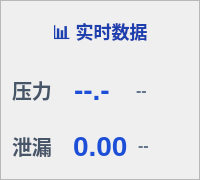
             <widget class="QFrame" name="programPressurePanel">
              <property name="minimumSize">
               <size>
                <width>0</width>
                <height>180</height>
               </size>
              </property>
              <property name="styleSheet">
               <string notr="true">
QFrame#programPressurePanel {
    background: qlineargradient(x1:0, y1:0, x2:0, y2:1, 
        stop:0 #dbeafe, 
        stop:1 #bfdbfe);
    border: 3px solid #60a5fa;
    border-radius: 16px;
    padding: 12px;
}
               </string>
              </property>
              <property name="frameShape">
               <enum>QFrame::StyledPanel</enum>
              </property>
              <layout class="QVBoxLayout" name="programPressurePanelLayout">
               <property name="spacing">
                <number>10</number>
               </property>
               <item>
                <widget class="QLabel" name="realtimeDataTitle">
                 <property name="styleSheet">
                  <string notr="true">font-size: 18px; font-weight: bold; color: #1e40af; background: transparent;</string>
                 </property>
                 <property name="text">
                  <string>📊 实时数据</string>
                 </property>
                 <property name="alignment">
                  <set>Qt::AlignCenter</set>
                 </property>
                </widget>
               </item>
               <item>
                <layout class="QHBoxLayout" name="pressureRowLayout">
                 <item>
                  <widget class="QLabel" name="pressureTitleInline">
                   <property name="styleSheet">
                    <string notr="true">font-weight: bold; color: #475569; font-size: 20px; background: transparent;</string>
                   </property>
                   <property name="text">
                    <string>压力</string>
                   </property>
                  </widget>
                 </item>
                 <item>
                  <widget class="QLabel" name="pressureValueLabel">
                   <property name="styleSheet">
                    <string notr="true">font-size: 28px; font-weight: bold; color: #1d4ed8; background: transparent;</string>
                   </property>
                   <property name="text">
                    <string>--.-</string>
                   </property>
                  </widget>
                 </item>
                 <item>
                  <widget class="QLabel" name="pressureUnitLabel">
                   <property name="styleSheet">
                    <string notr="true">font-weight: 600; color: #64748b; font-size: 16px; background: transparent;</string>
                   </property>
                   <property name="text">
                    <string>--</string>
                   </property>
                  </widget>
                 </item>
                </layout>
               </item>
               <item>
                <layout class="QHBoxLayout" name="leakRowLayout">
                 <item>
                  <widget class="QLabel" name="leakTitleInline">
                   <property name="styleSheet">
                    <string notr="true">font-weight: bold; color: #475569; font-size: 20px; background: transparent;</string>
                   </property>
                   <property name="text">
                    <string>泄漏</string>
                   </property>
                  </widget>
                 </item>
                 <item>
                  <widget class="QLabel" name="leakValueLabel">
                   <property name="styleSheet">
                    <string notr="true">font-size: 28px; font-weight: bold; color: #1d4ed8; background: transparent;</string>
                   </property>
                   <property name="text">
                    <string>0.00</string>
                   </property>
                  </widget>
                 </item>
                 <item>
                  <widget class="QLabel" name="leakUnitLabel">
                   <property name="styleSheet">
                    <string notr="true">font-weight: 600; color: #64748b; font-size: 16px; background: transparent;</string>
                   </property>
                   <property name="text">
                    <string>--</string>
                   </property>
                  </widget>
                 </item>
                </layout>
               </item>
              </layout>
             </widget>
